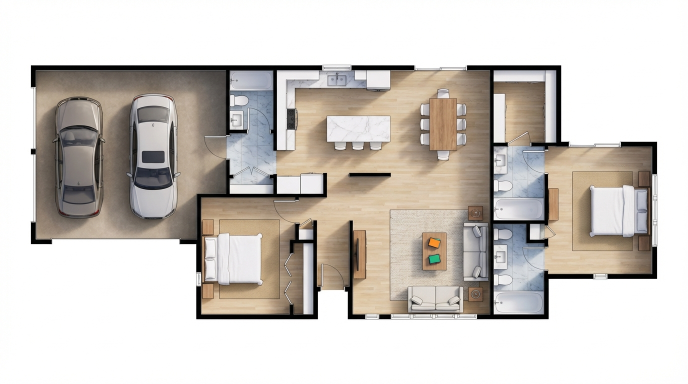
#> input picture debug_blend/opening-0e1a193874fd/01_original_input.png, 1376 x 768 px (shown at 1/2 size)
$ python -i image_processing.py   (imports and definitions only)
#> lines starting #> are read from the running program, lines starting #| are printed output that depends on the picture; after the words box and inside, x2 and y2 are one past the last pixel; in counts of white or black regions, pixels touching at a corner belong together
#> further down, picture is the input picture: shape (768, 1376, 3); mean B, G, R 195.1, 200.8, 206.1
"""
Image processing utilities using OpenCV.
"""

import cv2
import numpy as np
from typing import Tuple, List, Optional
from PIL import Image
import io


# [5 lines left out: function load_image_from_bytes, not called in this run]


def load_image_from_path(path: str) -> np.ndarray:
    """Load an image from file path."""
    return cv2.imread(path, cv2.IMREAD_COLOR)


def bgr_to_rgb(image: np.ndarray) -> np.ndarray:
    """Convert BGR (OpenCV default) to RGB."""
    return cv2.cvtColor(image, cv2.COLOR_BGR2RGB)


def bgr_to_hsv(image: np.ndarray) -> np.ndarray:
    """Convert BGR to HSV color space."""
    return cv2.cvtColor(image, cv2.COLOR_BGR2HSV)


# [85 lines left out: functions resize_image, create_mask_by_color_range, find_contours, get_contour_properties, not called in this run]


def detect_walls(image: np.ndarray, threshold: int = 50) -> np.ndarray:
    """
    Detect walls in a floor plan image.
    Assumes walls are dark (black) lines.
    """
#> called with threshold = 50
    gray = cv2.cvtColor(image, cv2.COLOR_BGR2GRAY)
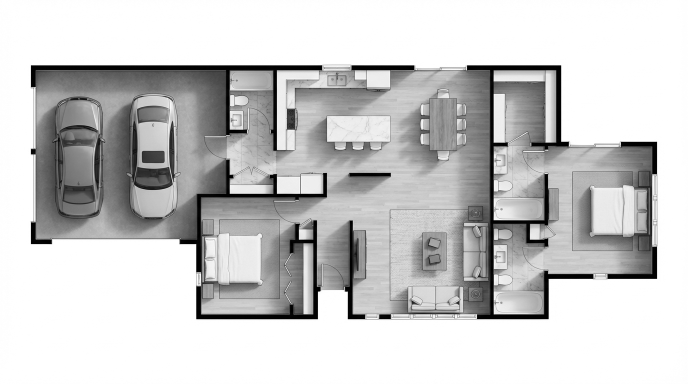
#> gray: shape (768, 1376) (shown at 1/2 size); min 0, max 255, mean 201.7

    # Threshold to get dark areas (walls)
    _, wall_mask = cv2.threshold(gray, threshold, 255, cv2.THRESH_BINARY_INV)
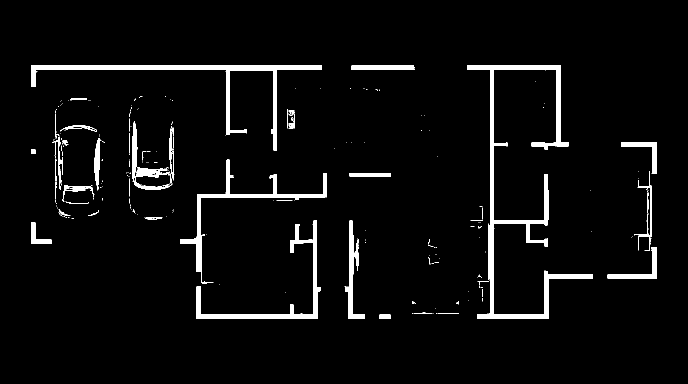
#> wall_mask: shape (768, 1376) (shown at 1/2 size); 4.2% white; 243 white regions (191 under 20 px), largest, box (x1, y1, x2, y2) and area: (934, 131, 1186, 638) 12347, (62, 131, 644, 301) 7846, (393, 441, 641, 638) 4992

    # Clean up with morphological operations
    kernel = np.ones((3, 3), np.uint8)
    wall_mask = cv2.morphologyEx(wall_mask, cv2.MORPH_CLOSE, kernel)
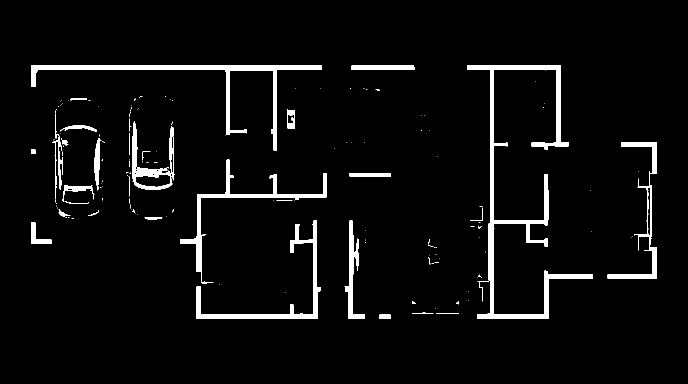
#> wall_mask: shape (768, 1376) (shown at 1/2 size); 4.3% white; 146 white regions (111 under 20 px), largest, box (x1, y1, x2, y2) and area: (934, 131, 1186, 638) 12435, (62, 131, 644, 301) 7880, (393, 441, 641, 638) 5012

    return wall_mask


# [50 lines left out: functions skeletonize_walls, compute_image_hash, encode_image_to_base64, not called in this run]

>>> import cv2
>>> picture = cv2.imread('../../debug_blend/opening-0e1a193874fd/01_original_input.png')
>>> result = detect_walls(picture)

$ run again, on debug_blend/opening-0e1a193874fd/06_comparison.png
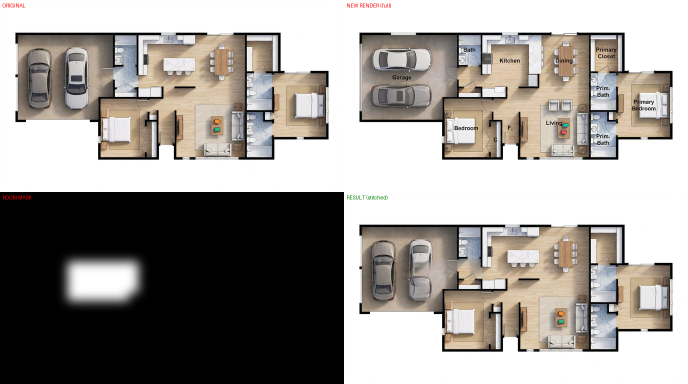
#> input picture debug_blend/opening-0e1a193874fd/06_comparison.png, 1376 x 768 px (shown at 1/2 size)
#> picture is the input picture: shape (768, 1376, 3); mean B, G, R 148.9, 153.2, 157.4
#> in detect_walls, `_, wall_mask = cv2.threshold(gray, threshold, 255, cv2.THRESH_BINARY_I..`:
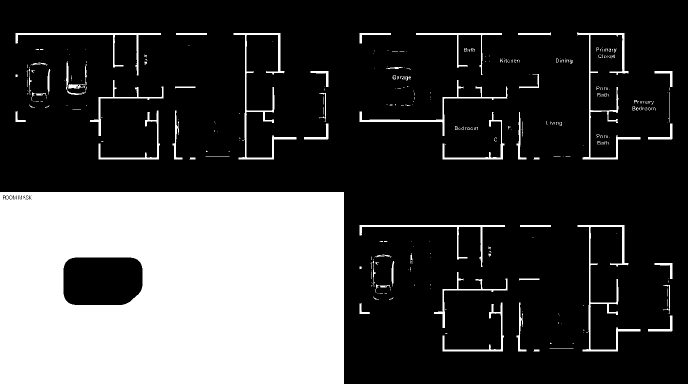
#> wall_mask: shape (768, 1376) (shown at 1/2 size); 26.5% white; 367 white regions (297 under 20 px), largest, box (x1, y1, x2, y2) and area: (0, 384, 688, 768) 249956, (467, 66, 593, 319) 2891, (1155, 450, 1281, 703) 2891
#> in detect_walls, `wall_mask = cv2.morphologyEx(wall_mask, cv2.MORPH_CLOSE, kernel)`:
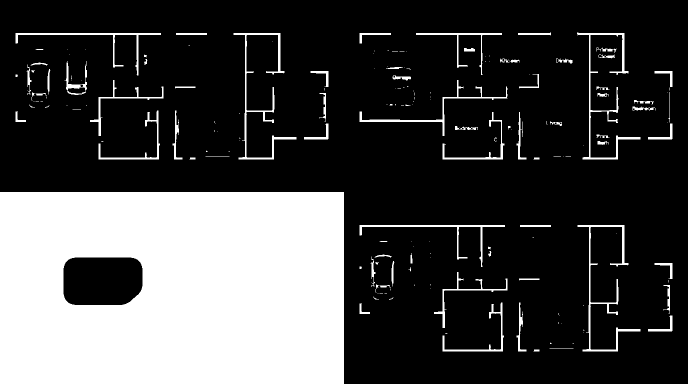
#> wall_mask: shape (768, 1376) (shown at 1/2 size); 26.6% white; 182 white regions (105 under 20 px), largest, box (x1, y1, x2, y2) and area: (0, 384, 688, 768) 250099, (467, 66, 593, 319) 2902, (1155, 450, 1281, 703) 2902
